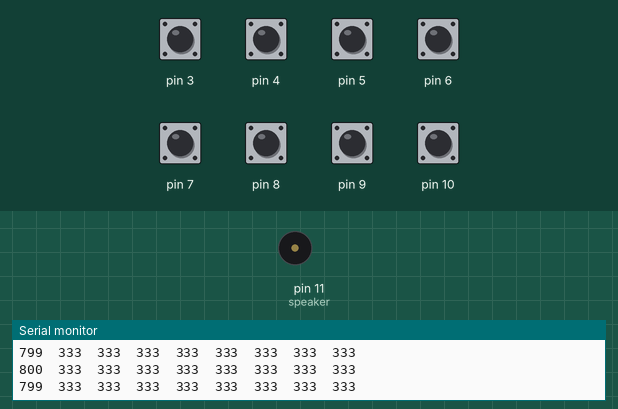
A sketch run on a simulated Arduino Uno, built with avr-gcc and run on an emulated ATmega328P. Parts: buzzer (waves = sounding), the last lines printed to the serial monitor. The test bench sets the inputs (shaded band); at power-on: pin 3–10 HIGH.

Above: at 2.5 s.
2.6 s: pin 3 pulled LOW for 1 s
At 4.6 s:
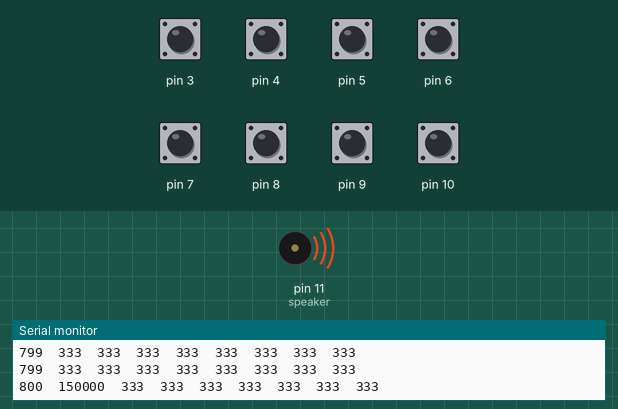
6.3 s: pin 4 pulled LOW for 1 s
At 9.1 s:
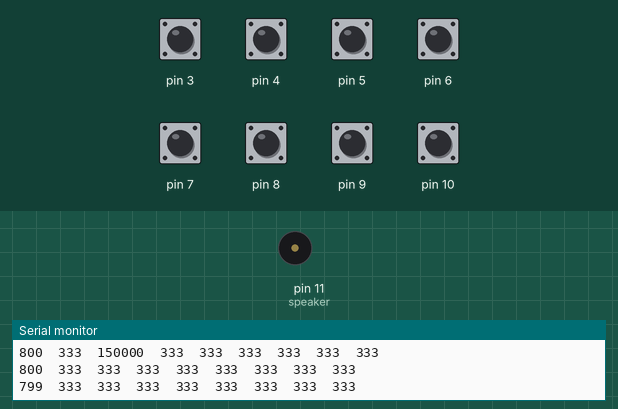
9.6 s: pin 5 pulled LOW for 1 s
At 11.0 s:
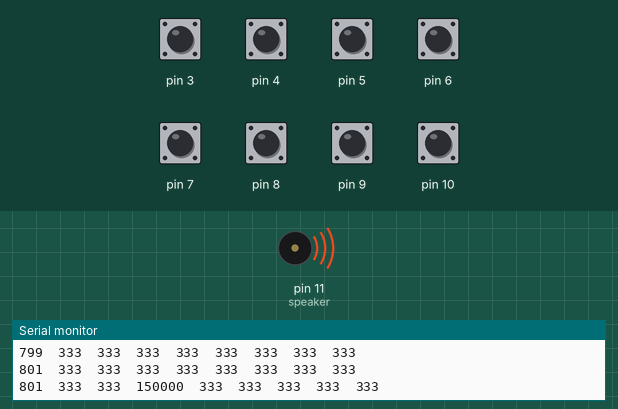
12.8 s: pin 6 pulled LOW for 1 s
At 15.0 s:
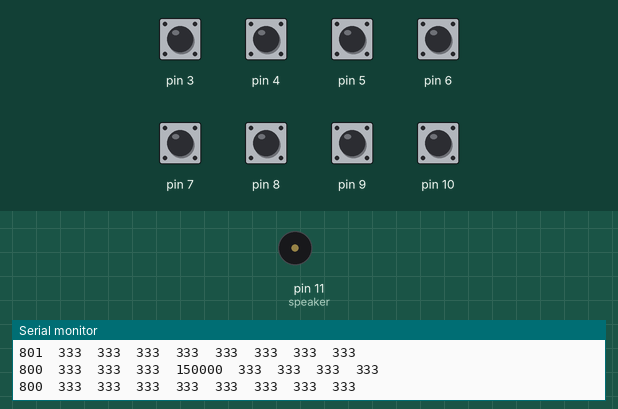
16.1 s: pin 7 pulled LOW for 1 s
At 17.6 s:
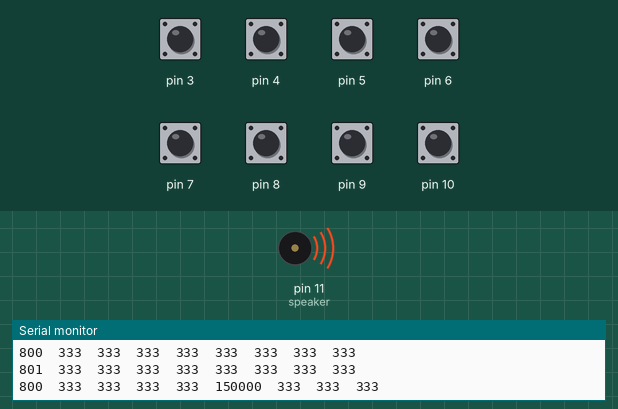
19.3 s: pin 8 pulled LOW for 1 s
At 22.1 s:
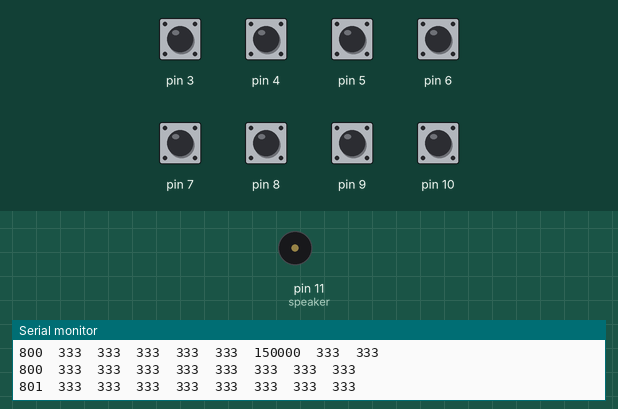
Timing chart, 0 to 23.5 s (numbered marks = the images above; inputs shaded):
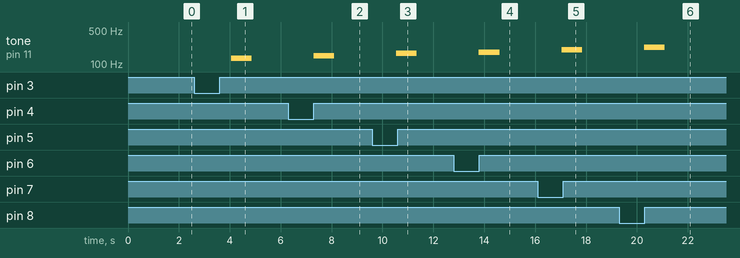

Measured:
- after the input at 2.6 s, tone on pin 11 (speaker): silent → 131 Hz after 1.4 s, → silent 0.81 s later
- after the input at 6.3 s, tone on pin 11 (speaker): silent → 147 Hz after 1.0 s, → silent 0.81 s later
- after the input at 9.6 s, tone on pin 11 (speaker): silent → 165 Hz after 0.94 s, → silent 0.81 s later
- after the input at 12.8 s, tone on pin 11 (speaker): silent → 175 Hz after 0.99 s, → silent 0.81 s later
- after the input at 16.1 s, tone on pin 11 (speaker): silent → 196 Hz after 0.94 s, → silent 0.81 s later
- after the input at 19.3 s, tone on pin 11 (speaker): silent → 220 Hz after 0.98 s, → silent 0.81 s later

The sketch:

paper_piano_ino.ino
```cpp
// Import the CapacitiveSensor Library.
#include <CapacitiveSensor.h>


#define speaker 11


// Set the Send Pin & Receive Pin.
CapacitiveSensor   cs_2_3 = CapacitiveSensor(2,3);
CapacitiveSensor   cs_2_4 = CapacitiveSensor(2,4);
CapacitiveSensor   cs_2_5 = CapacitiveSensor(2,5);
CapacitiveSensor   cs_2_6 = CapacitiveSensor(2,6);
CapacitiveSensor   cs_2_7 = CapacitiveSensor(2,7);
CapacitiveSensor   cs_2_8 = CapacitiveSensor(2,8);
CapacitiveSensor   cs_2_9 = CapacitiveSensor(2,9);
CapacitiveSensor   cs_2_10 = CapacitiveSensor(2,10);


void setup()
{
  cs_2_6.set_CS_AutocaL_Millis(0xFFFFFFFF);     // turn off autocalibrate on channel 1 - just as an example

  // Arduino start communicate with computer.
  Serial.begin(9600);
}

void loop()
{
  // Set a timer.
  long start = millis();

  // Set the sensitivity of the sensors.
  long total1 =  cs_2_3.capacitiveSensor(1000);
  long total2 =  cs_2_4.capacitiveSensor(1000);
  long total3 =  cs_2_5.capacitiveSensor(1000);
  long total4 =  cs_2_6.capacitiveSensor(1000);
  long total5 =  cs_2_7.capacitiveSensor(1000);
  long total6 =  cs_2_8.capacitiveSensor(1000);
  long total7 =  cs_2_9.capacitiveSensor(1000);
  long total8 =  cs_2_10.capacitiveSensor(1000);


  Serial.print(millis() - start);        // check on performance in milliseconds
  Serial.print("\t");                    // tab character for debug windown spacing

  Serial.print(total1);                  // print sensor output 1
  Serial.print("\t");                    // Leave some space before print the next output
  Serial.print(total2);                  // print sensor output 2
  Serial.print("\t");                    // Leave some space before print the next output
  Serial.print(total3);                  // print sensor output 3
  Serial.print("\t");                    // Leave some space before print the next output
  Serial.print(total4);                  // print sensor output 4
  Serial.print("\t");                    // Leave some space before print the next output
  Serial.print(total5);                  // print sensor output 5
  Serial.print("\t");                    // Leave some space before print the next output
  Serial.print(total6);                  // print sensor output 6
  Serial.print("\t");                    // Leave some space before print the next output
  Serial.print(total7);                   // print sensor output 7
                                          // Leave some space before print the next output
  Serial.print("\t");
  Serial.println(total8);                 // print sensor output 8
                                         // "println" - "ln" represent as "line", system will jump to next line after print the output.


  // When hand is touched the sensor, the speaker will produce a tone.
  // I set a threshold for it, so that the sensor won't be too sensitive.
  if (total1 > 500) tone(speaker,131);   // frequency
  if (total2 > 500) tone(speaker,147);   // you can see https://www.arduino.cc/en/Tutorial/toneMelody if you want to change frequency
  if (total3 > 500) tone(speaker,165);
  if (total4 > 500) tone(speaker,175);
  if (total5 > 500) tone(speaker,196);
  if (total6 > 500) tone(speaker,220);
  if (total7 > 500) tone(speaker,247);
  if (total8 > 500) tone(speaker,262);

  // When hand didn't touch on it, no tone is produced.
  if (total1<=500  &  total2<=500  &  total3<=500 & total4<=500  &  total5<=500  &  total6<=500 &  total7<=500 &  total8<=500)
    noTone(speaker);

  delay(10);                             // arbitrary delay to limit data to serial port
}
```
